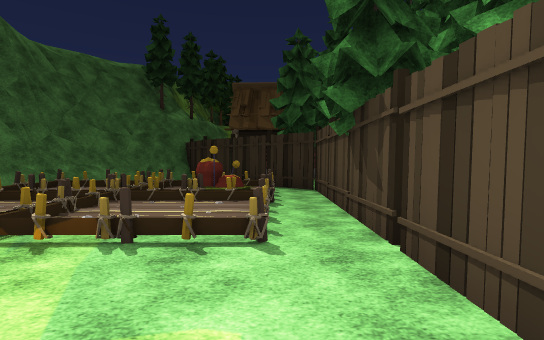
View 1 (above)

14 first-person views from a walk through a scene from a Unity 3-D project. The camera is 1.5 m above the floor, tilts 2° down and sees 80° across. Doors are open. The floor is counted in squares, 2 m on a side. Each view is taken from the middle of a square. On the plan, view 1 faces up. The plan holds only what a view shows up to about 11 squares ahead; the rest is blank. The place goes on beyond the plan. The player is left out. Some surface patterns are stand-ins.

View 2
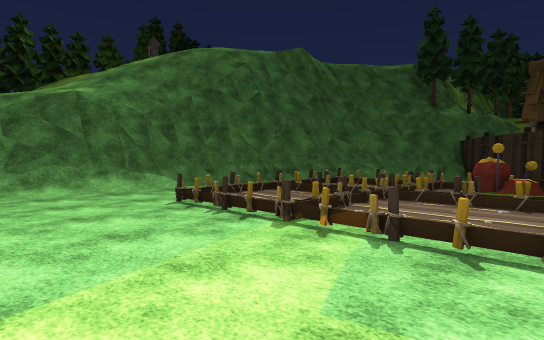

View 3
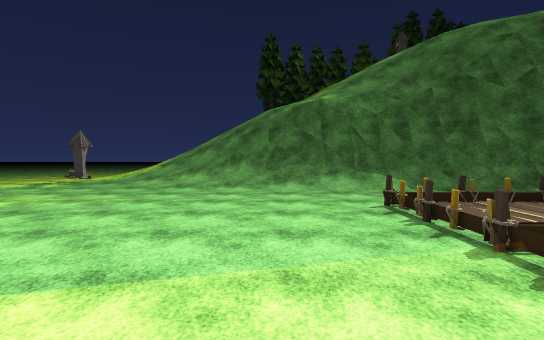

View 4
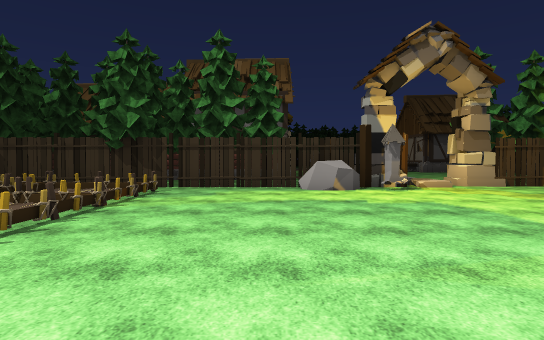

View 5
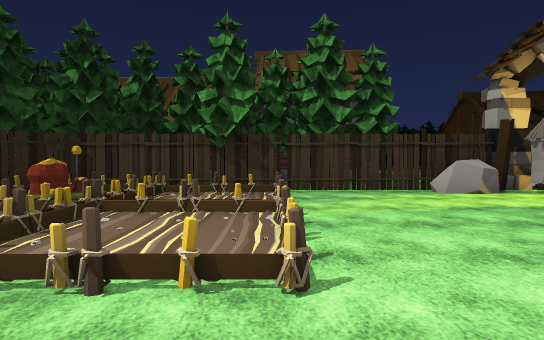

View 6
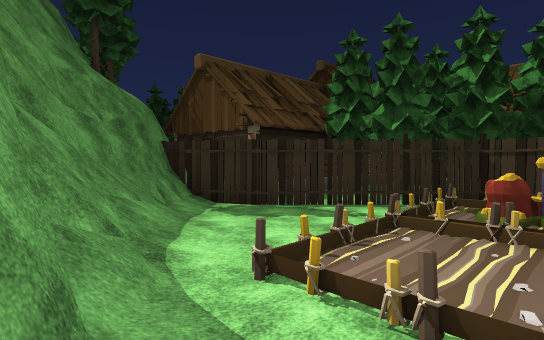

View 7
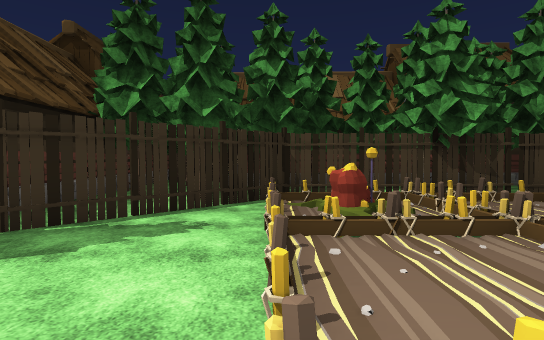

View 8
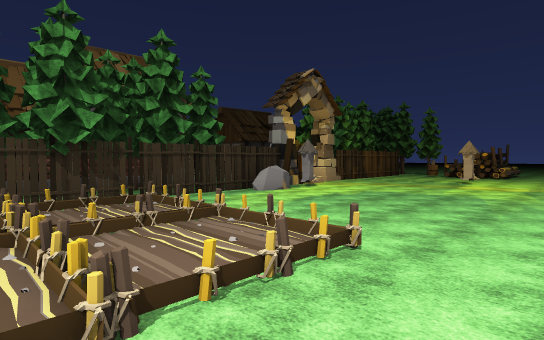

View 9
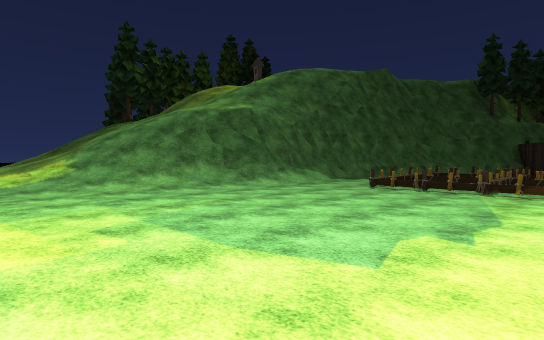

View 10
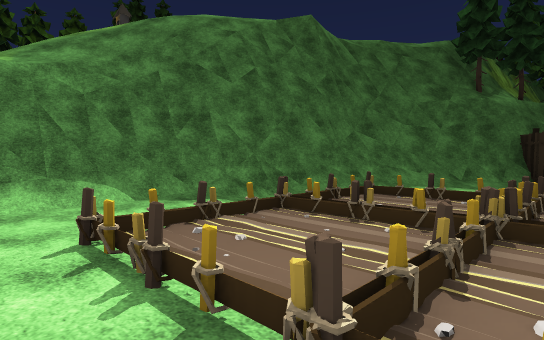

View 11
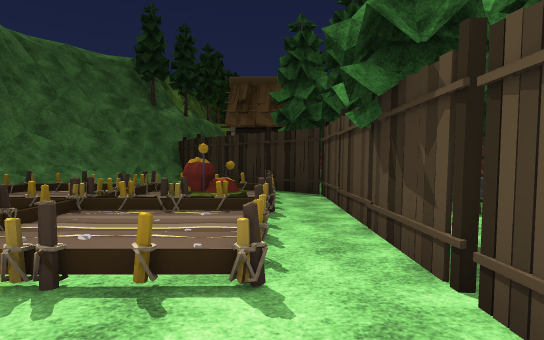

View 12
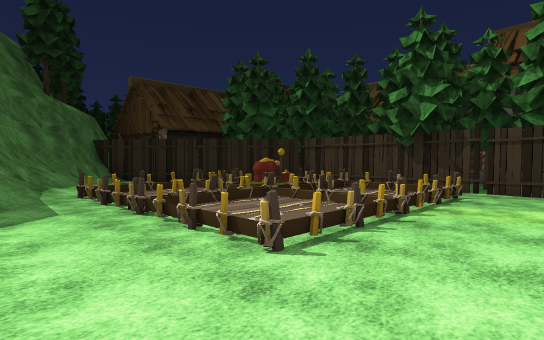

View 13
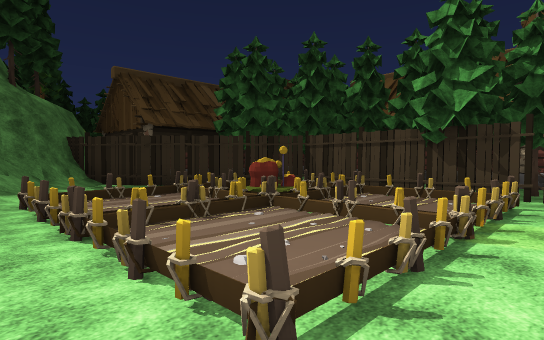

View 14
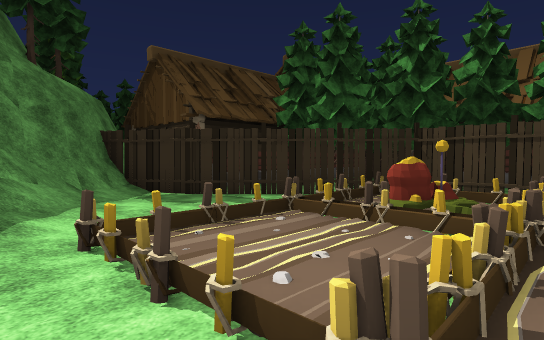

### Floor plan
Key: @ floor where view 1 was taken; # wall or solid block; . main floor; : floor 0.25 m higher than the main floor; + floor 0.5 m higher than the main floor; / step, stairs or slope; = window, fence, low wall or low ledge; v drop or lower ground; O other object.
Columns run from 9 left of view 1 to 4 right of it. Each row starts with its distance up from view 1.
 16      O###
 15    /vO#
 14    vO##
 13    v###
 12  /vv#######O##
 11  vv##=##..OO O
 10  v##=..## OOOO
  9 /v##....##OOO#
  8 /v#/O+O.OO#OO#
  7 v##.::OOOO#OO#
  6 =#/./:: OO#OO#
  5 /#/./    O# O#
  4 v#../    .OOO#
  3 ##..OOO:OO#OO#
  2 #/........#OO#
  1 #/........#O #
  0 //.......@#O #
 -1 /.........#
 -2 /........O#
 -3 /........O##
 -4 ..........##
 -5 ..........=#

Where each view was taken, in squares from view 1:
view 1: 0 up, 0 right, facing up
view 2: 0 up, 0 right, facing up-left
view 3: 1 up, 0 right, facing left
view 4: 0 up, 8 left, facing right
view 5: 3 up, 7 left, facing right
view 6: 6 up, 7 left, facing up-right
view 7: 8 up, 6 left, facing right
view 8: 6 up, 7 left, facing down-right
view 9: 5 down, 1 left, facing up-left
view 10: 2 up, 2 left, facing up-left
view 11: 1 up, 0 right, facing up
view 12: 1 up, 7 left, facing up-right
view 13: 2 up, 6 left, facing up-right
view 14: 5 up, 6 left, facing up-right
